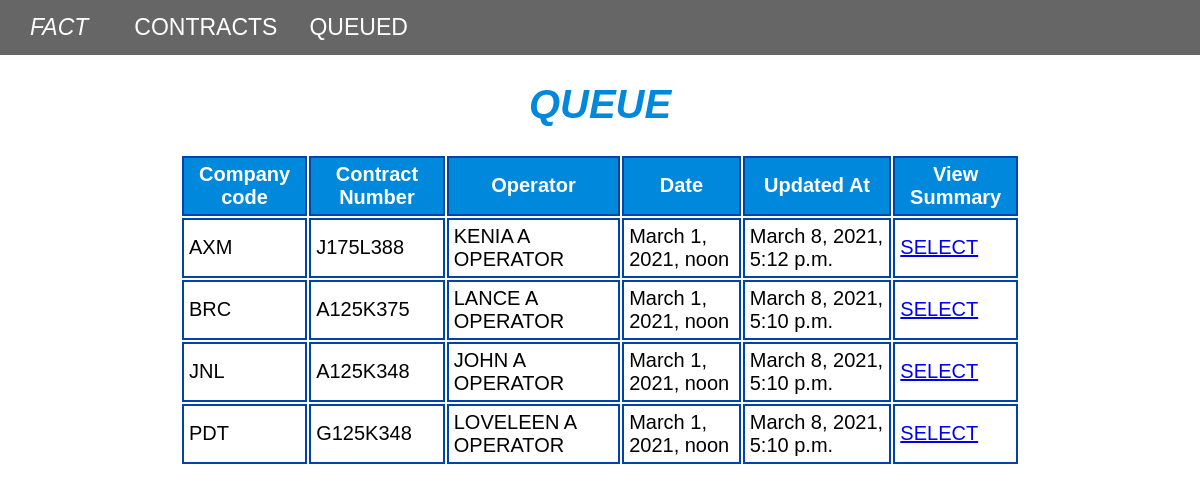
Page /queue/ on the earlier database version.
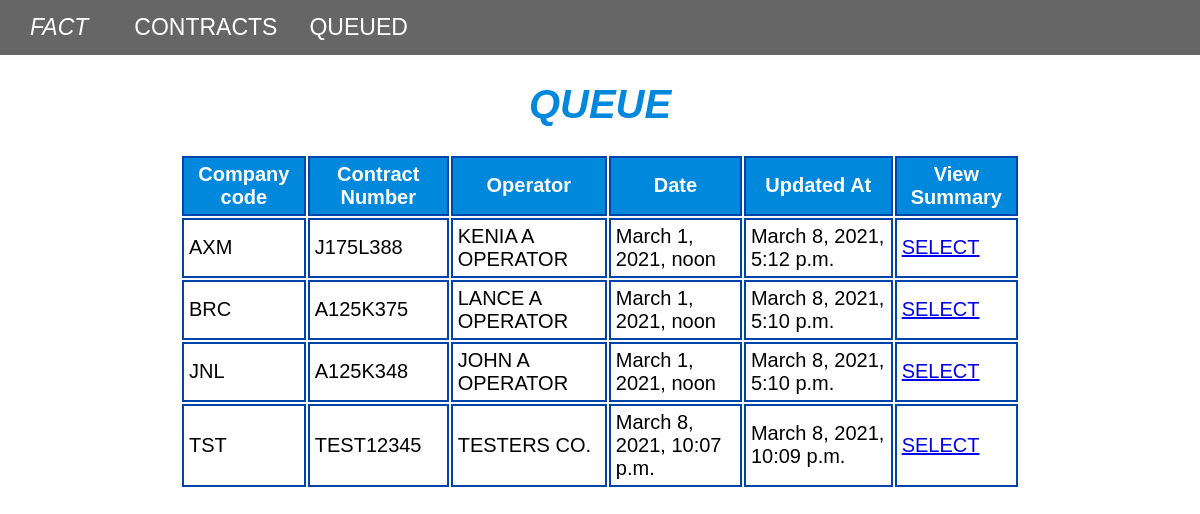
Same page on the later database version.
### contracts/models.py (models this page shows, shortened)
class Contract(models.Model):
    contract_number = models.CharField(max_length=10)
    company_code = models.CharField(max_length=3)
    product = models.CharField(max_length=25)
    operator = models.CharField(max_length=50)
    total_weight = models.PositiveIntegerField()
    contract_date = models.DateTimeField(default=timezone.now)
    restrictions = models.CharField(max_length=20)
    curr_containers = models.JSONField()
    pend_containers = models.JSONField(null=True, blank=True)
    contract_date_updated_at = models.DateTimeField(auto_now=True)

### pages/views.py (the view)
# urls.py: path('queue/', QueuedContractsListView.as_view(), name='queue_list'),
class QueuedContractsListView(ListView):
    model = Contract
    context_object_name = "contracts"
    template_name = 'queue.html'

### templates/queue.html (shortened to what this page needs)
{% extends 'base.html' %}
{% block content %}
<div id="__home">
    <h1 id="title">QUEUE</h1>
    <table class="table table-hover" style="width: 70%">
      <tr>
        <th scope="col">Company code</th>
        <th scope="col">Contract Number</th>
        <th scope="col">Operator</th>
        <th scope="col">Date</th>
        <th scope="col">Updated At</th>
        <th scope="col">View Summary</th>
      </tr>
      {% for contract in contracts %}
      {% if contract.pend_containers %}
      <tr>
        <td scope="row">{{ contract.company_code }}</td>
        <td scope="row">{{ contract.contract_number }}</td>
        <td scope="row">{{ contract.operator }}</td>
        <td scope="row">{{ contract.contract_date }}</td>
        <td scope="row">{{ contract.contract_date_updated_at }}</td>
        <td scope="row"><a href="{% url 'pending' contract.id %}">SELECT</a></td>
      </tr>
      {% endif %}
      {% endfor %}
{% endblock content %}

Differences in the rows shown:
no longer on this page (row edited): Contract: company_code "PDT", contract_number "G125K348", operator "LOVELEEN A OPERATOR", contract_date "March 1, 2021, noon", contract_date_updated_at "March 8, 2021, 5:10 p.m."
added Contract: company_code "TST", contract_number "TEST12345", operator "TESTERS CO.", contract_date "March 8, 2021, 10:07 p.m.", contract_date_updated_at "March 8, 2021, 10:09 p.m."
